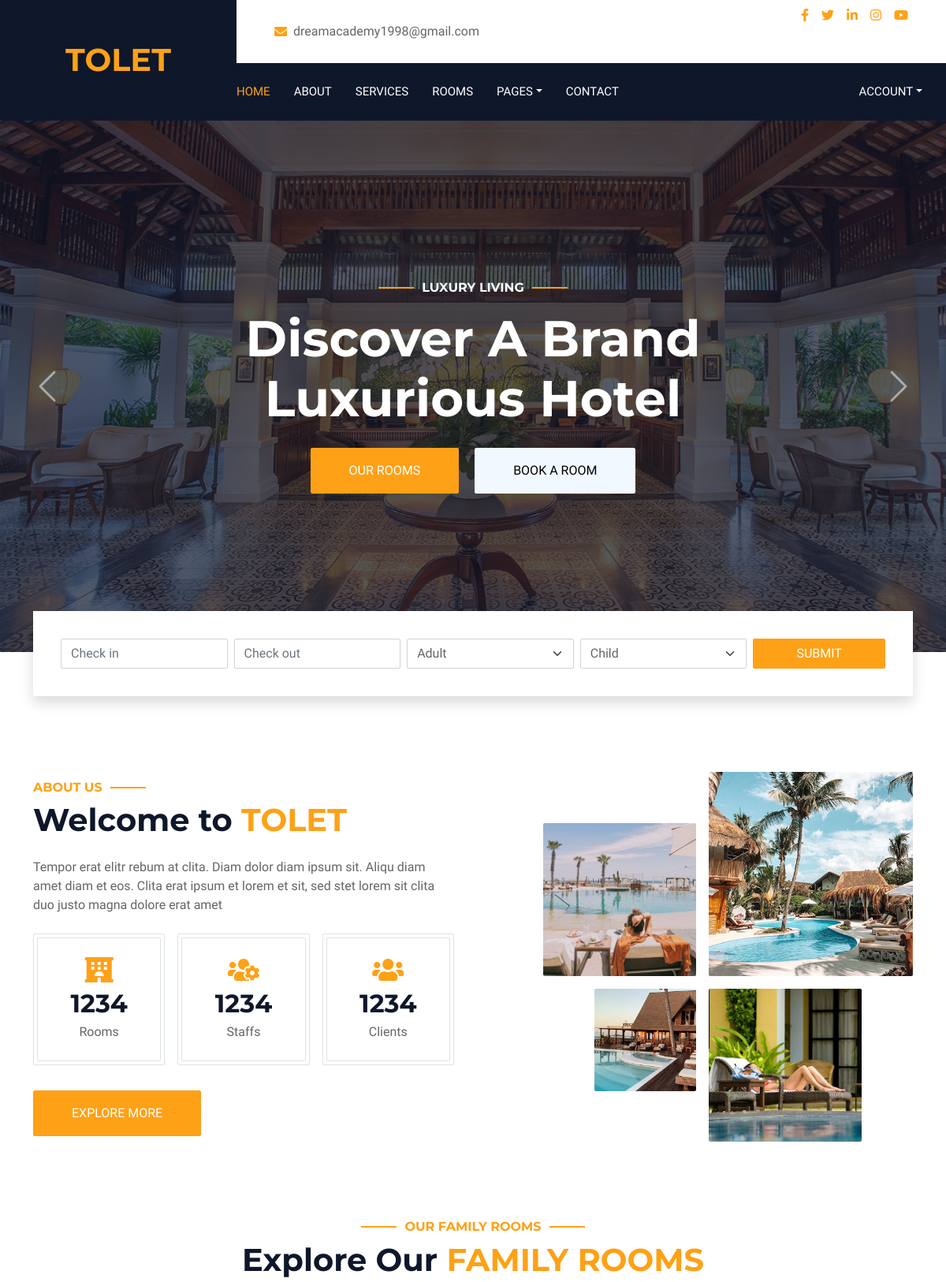
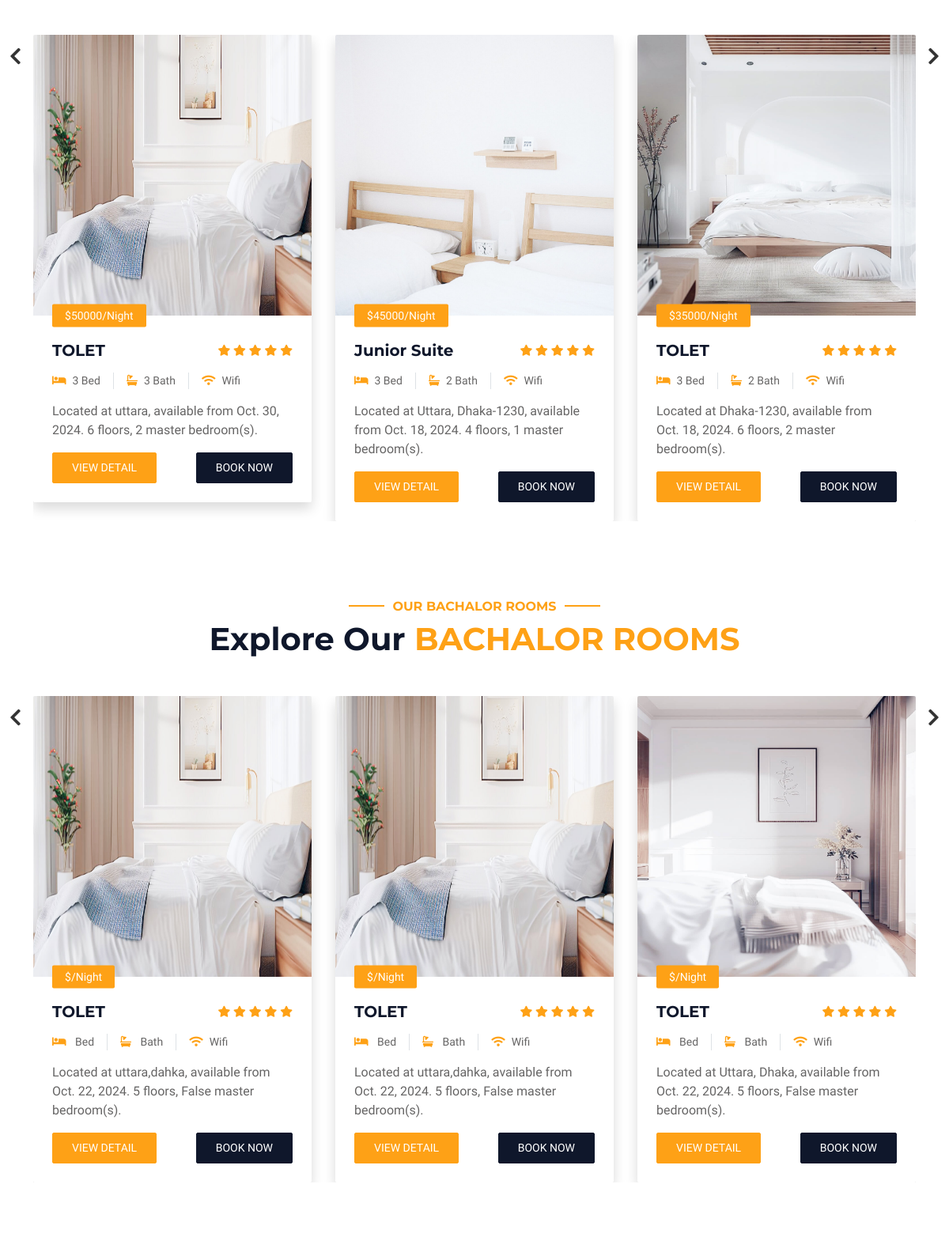
The page / (upper part) on the database its author committed (2 pictures, top to bottom).
### tolet/models.py (models this page shows, shortened)
class family_flat(models.Model):
    flat_owner=models.ForeignKey(User, on_delete=models.CASCADE)
    title=models.CharField(max_length=200,default="TOLET")
    images=models.ImageField(upload_to='images/', null=False, blank=False)
    number_of_floor=models.IntegerField()
    total_number_of_room=models.IntegerField()
    number_of_masterbed=models.IntegerField()
    number_of_washroom=models.IntegerField()
    drowing_room=models.BooleanField()
    dining_room=models.BooleanField()
    lift_facility=models.BooleanField()
    GAS_CHOICES = [
        ('Cylinder Gas', 'Cylinder Gas'),
        ('Line Gas', 'Line Gas')
    ]
    gas_system = models.CharField(
        max_length=20,  # The length of 'M', 'F', or 'O' is 1 character
        choices=GAS_CHOICES,  # Use the GENDER_CHOICES defined above
        null=False, blank=False
    )
    gas_electric_bill_attach_with_price=models.BooleanField()
    price=models.IntegerField()
    phone_number=models.CharField(max_length=200, null=False, blank=False)
    rent_date=models.DateField(default=timezone.now)
    address=models.CharField(max_length=200, null=False, blank=False)
    location = PlainLocationField(based_fields=['city'], zoom=7)

class bachalor_flat(models.Model):
    flat_owner=models.ForeignKey(User, on_delete=models.CASCADE)
    title=models.CharField(max_length=200,default="TOLET")
    images=models.ImageField(upload_to='images/', null=False, blank=False)
    GENDER_CHOICES = [
        ('MALE', 'Male'),
        ('FEMALE', 'Female'),
        ('OTHER', 'Other'),
    ]
    gender = models.CharField(
        max_length=20,  # The length of 'M', 'F', or 'O' is 1 character
        choices=GENDER_CHOICES,  # Use the GENDER_CHOICES defined above
        null=False, blank=False
    )
    number_of_floor=models.IntegerField()
    number_of_room=models.IntegerField()
    number_of_seat=models.IntegerField()
    number_of_masterbed=models.BooleanField()
    lift_facility=models.BooleanField()
    gas_electric_bill_attach_with_price=models.BooleanField()
    washroom_CHOICES = [
        ('ATTACH', 'Attach'),
        ('COMMON', 'Common'),
    ]
    washroom_type = models.CharField(
        max_length=10,  # The length of 'M', 'F', or 'O' is 1 character
        choices=washroom_CHOICES,  # Use the GENDER_CHOICES defined above
        null=False, blank=False
    )
    FOOD_CHOICES = [
        ('Meal', 'Meal'),
        ('Fixed Meal', 'Fixed Meal'),
        ('Other System', 'Ohter System')
    ]
    food_system = models.CharField(
        max_length=20,  # The length of 'M', 'F', or 'O' is 1 character
        choices=FOOD_CHOICES,  # Use the GENDER_CHOICES defined above
        null=False, blank=False
    )
    drowing_room=models.BooleanField()
    dining_room=models.BooleanField()
    price_per_room=models.IntegerField(null=True, blank=True)
    price_per_seat=models.IntegerField(null=True, blank=True)
    phone_number=models.CharField(max_length=200, null=False, blank=False)
    rent_date=models.DateField(default=timezone.now)
    address=models.CharField(max_length=200, null=False, blank=False)
    location = PlainLocationField(based_fields=['city'], zoom=7)

### tolet/views.py (the view)
# urls.py: path('', views.index, name='index'),
def index(request):
    if request.method == 'POST':
        form = SubscriberForm(request.POST)
        if form.is_valid():
            form.save()
            return render(request, 'index.html')  # Show a thank you page
    else:
        form = SubscriberForm()
    bachalor_posts = bachalor_flat.objects.all().order_by('-rent_date')
    posts=BlogPost.objects.all().order_by('-date_post')
    rooms=family_flat.objects.all().order_by('-rent_date')
    template=loader.get_template('index.html')
    context = {
        'posts':posts,
        'rooms':rooms,
        'b_room':bachalor_posts,
        'form': form,
    }
    return HttpResponse(template.render(context, request))

### tolet/templates/index.html (shortened to what this page needs)
<!DOCTYPE html>
<html>
  {% load static %}
  <head>
    <link href="https://cdnjs.cloudflare.com/ajax/libs/font-awesome/5.10.0/css/all.min.css" rel="stylesheet" />
    <link href="https://cdn.jsdelivr.net/npm/bootstrap-icons@1.4.1/font/bootstrap-icons.css" rel="stylesheet" />
    <link href="{% static 'lib/animate/animate.min.css" rel="stylesheet' %}" />
    <link href="{% static 'lib/owlcarousel/assets/owl.carousel.min.css' %}" rel="stylesheet" />
    <link href="{% static 'lib/tempusdominus/css/tempusdominus-bootstrap-4.min.css' %}" rel="stylesheet" />
    <link href="{% static 'css/bootstrap.min.css' %}" rel="stylesheet" />
    <link rel="stylesheet" href="https://cdnjs.cloudflare.com/ajax/libs/OwlCarousel2/2.3.4/assets/owl.carousel.min.css" />
    <link rel="stylesheet" href="https://cdnjs.cloudflare.com/ajax/libs/OwlCarousel2/2.3.4/assets/owl.theme.default.min.css" />
    <link href="{% static 'css/style.css' %}" rel="stylesheet" />
  </head>
  <body>
    {% load static %}
    <div class="container-xxl bg-white p-0">
      {% include 'header.html' %}
      <div class="container-fluid p-0 mb-5">
        <div id="header-carousel" class="carousel slide" data-bs-ride="carousel">
          <div class="carousel-inner">
            <div class="carousel-item active">
              <img class="w-100" src="{% static 'images/carousel-1.jpg' %}" alt="Image" />
              <div class="carousel-caption d-flex flex-column align-items-center justify-content-center">
                <div class="p-3" style="max-width: 700px;">
                  <h6 class="section-title text-white text-uppercase mb-3 animated slideInDown">Luxury Living</h6>
                  <h1 class="display-3 text-white mb-4 animated slideInDown">Discover A Brand Luxurious Hotel</h1>
                  <a href="" class="btn btn-primary py-md-3 px-md-5 me-3 animated slideInLeft">Our Rooms</a>
                  <a href="" class="btn btn-light py-md-3 px-md-5 animated slideInRight">Book A Room</a>
                </div>
              </div>
            </div>
          </div>
          <button class="carousel-control-prev" type="button" data-bs-target="#header-carousel" data-bs-slide="prev">
            <span class="carousel-control-prev-icon" aria-hidden="true"></span>
          </button>
          <button class="carousel-control-next" type="button" data-bs-target="#header-carousel" data-bs-slide="next">
            <span class="carousel-control-next-icon" aria-hidden="true"></span>
          </button>
        </div>
      </div>
      <div class="container-fluid booking pb-5 wow fadeIn" data-wow-delay="0.1s">
        <div class="container">
          <div class="bg-white shadow" style="padding: 35px;">
            <div class="row g-2">
              <div class="col-md-10">
                <div class="row g-2">
                  <div class="col-md-3">
                    <div class="date" id="date1" data-target-input="nearest">
                      <input type="text" class="form-control datetimepicker-input" placeholder="Check in" data-target="#date1" data-toggle="datetimepicker" />
                    </div>
                  </div>
                  <div class="col-md-3">
                    <div class="date" id="date2" data-target-input="nearest">
                      <input type="text" class="form-control datetimepicker-input" placeholder="Check out" data-target="#date2" data-toggle="datetimepicker" />
                    </div>
                  </div>
                  <div class="col-md-3">
                    <select class="form-select">
                      <option selected>Adult</option>
                    </select>
                  </div>
                  <div class="col-md-3">
                    <select class="form-select">
                      <option selected>Child</option>
                    </select>
                  </div>
                </div>
              </div>
              <div class="col-md-2">
                <button class="btn btn-primary w-100">Submit</button>
              </div>
            </div>
          </div>
        </div>
      </div>
      <div class="container-xxl py-5">
        <div class="container">
          <div class="row g-5 align-items-center">
            <div class="col-lg-6">
              <h6 class="section-title text-start text-primary text-uppercase">About Us</h6>
              <h1 class="mb-4">Welcome to <span class="text-primary text-uppercase">TOLET</span></h1>
              <p class="mb-4">Tempor erat elitr rebum at clita. Diam dolor diam ipsum sit. Aliqu diam amet diam et eos. Clita erat ipsum et lorem et sit, sed stet lorem sit clita duo justo magna dolore erat amet</p>
              <div class="row g-3 pb-4">
                <div class="col-sm-4 wow fadeIn" data-wow-delay="0.1s">
                  <div class="border rounded p-1">
                    <div class="border rounded text-center p-4">
                      <i class="fa fa-hotel fa-2x text-primary mb-2"></i>
                      <h2 class="mb-1" data-toggle="counter-up">1234</h2>
                      <p class="mb-0">Rooms</p>
                    </div>
                  </div>
                </div>
                <div class="col-sm-4 wow fadeIn" data-wow-delay="0.3s">
                  <div class="border rounded p-1">
                    <div class="border rounded text-center p-4">
                      <i class="fa fa-users-cog fa-2x text-primary mb-2"></i>
                      <h2 class="mb-1" data-toggle="counter-up">1234</h2>
                      <p class="mb-0">Staffs</p>
                    </div>
                  </div>
                </div>
                <div class="col-sm-4 wow fadeIn" data-wow-delay="0.5s">
                  <div class="border rounded p-1">
                    <div class="border rounded text-center p-4">
                      <i class="fa fa-users fa-2x text-primary mb-2"></i>
                      <h2 class="mb-1" data-toggle="counter-up">1234</h2>
                      <p class="mb-0">Clients</p>
                    </div>
                  </div>
                </div>
              </div>
              <a class="btn btn-primary py-3 px-5 mt-2" href="">Explore More</a>
            </div>
            <div class="col-lg-6">
              <div class="row g-3">
                <div class="col-6 text-end">
                  <img class="img-fluid rounded w-75 wow zoomIn" data-wow-delay="0.1s" src="{% static 'images/about-1.jpg' %}" style="margin-top: 25%;" />
                </div>
                <div class="col-6 text-start">
                  <img class="img-fluid rounded w-100 wow zoomIn" data-wow-delay="0.3s" src="{% static 'images/about-2.jpg' %}" />
                </div>
                <div class="col-6 text-end">
                  <img class="img-fluid rounded w-50 wow zoomIn" data-wow-delay="0.5s" src="{% static 'images/about-3.jpg' %}" />
                </div>
                <div class="col-6 text-start">
                  <img class="img-fluid rounded w-75 wow zoomIn" data-wow-delay="0.7s" src="{% static 'images/about-4.jpg' %}" />
                </div>
              </div>
            </div>
          </div>
        </div>
      </div>
      <div class="container-xxl py-5">
        <div class="container">
          <div class="text-center wow fadeInUp" data-wow-delay="0.1s">
            <h6 class="section-title text-center text-primary text-uppercase">Our Family Rooms</h6>
            <h1 class="mb-5">Explore Our <span class="text-primary text-uppercase">Family Rooms</span></h1>
          </div>
          <div class="owl-carousel room-carousel">
            {% for room in rooms %}
              <div class="room-item shadow rounded overflow-hidden">
                <div class="position-relative">
                  <img class="img-fluid" src="{{ room.images.url }}" style="height: 355px; width: 355px;" alt="Room Image" />
                  <small class="position-absolute start-0 top-100 translate-middle-y bg-primary text-white rounded py-1 px-3 ms-4">${{ room.price }}/Night</small>
                </div>
                <div class="p-4 mt-2">
                  <div class="d-flex justify-content-between mb-3">
                    <h5 class="mb-0">{{ room.title }}</h5>
                    <div class="ps-2">
                      <small class="fa fa-star text-primary"></small>
                      <small class="fa fa-star text-primary"></small>
                      <small class="fa fa-star text-primary"></small>
                      <small class="fa fa-star text-primary"></small>
                      <small class="fa fa-star text-primary"></small>
                    </div>
                  </div>
                  <div class="d-flex mb-3">
                    <small class="border-end me-3 pe-3"><i class="fa fa-bed text-primary me-2"></i>{{ room.total_number_of_room }} Bed</small>
                    <small class="border-end me-3 pe-3"><i class="fa fa-bath text-primary me-2"></i>{{ room.number_of_washroom }} Bath</small>
                    <small><i class="fa fa-wifi text-primary me-2"></i>Wifi</small>
                  </div>
                  <p class="text-body mb-3">Located at {{ room.address }}, available from {{ room.rent_date }}. {{ room.number_of_floor }} floors, {{ room.number_of_masterbed }} master bedroom(s).</p>
                  <div class="d-flex justify-content-between">
                    <a class="btn btn-sm btn-primary rounded py-2 px-4" href="{% url 'room_details' room.id %}">View Detail</a>
                    <a class="btn btn-sm btn-dark rounded py-2 px-4" href="{% url 'booking' %}">Book Now</a>
                  </div>
                </div>
              </div>
            {% endfor %}
          </div>
        </div>
      </div>
      <div class="container-xxl py-5">
        <div class="container">
          <div class="text-center wow fadeInUp" data-wow-delay="0.1s">
            <h6 class="section-title text-center text-primary text-uppercase">Our Bachalor Rooms</h6>
            <h1 class="mb-5">Explore Our <span class="text-primary text-uppercase">Bachalor Rooms</span></h1>
          </div>
          <div class="owl-carousel room-carousel">
            {% for room in b_room %}
              <div class="room-item shadow rounded overflow-hidden">
                <div class="position-relative">
                  <img class="img-fluid" src="{{ room.images.url }}" style="height: 355px; width: 355px;" alt="Room Image" />
                  <small class="position-absolute start-0 top-100 translate-middle-y bg-primary text-white rounded py-1 px-3 ms-4">${{ room.price }}/Night</small>
                </div>
                <div class="p-4 mt-2">
                  <div class="d-flex justify-content-between mb-3">
                    <h5 class="mb-0">{{ room.title }}</h5>
                    <div class="ps-2">
                      <small class="fa fa-star text-primary"></small>
                      <small class="fa fa-star text-primary"></small>
                      <small class="fa fa-star text-primary"></small>
                      <small class="fa fa-star text-primary"></small>
                      <small class="fa fa-star text-primary"></small>
                    </div>
                  </div>
                  <div class="d-flex mb-3">
                    <small class="border-end me-3 pe-3"><i class="fa fa-bed text-primary me-2"></i>{{ room.total_number_of_room }} Bed</small>
                    <small class="border-end me-3 pe-3"><i class="fa fa-bath text-primary me-2"></i>{{ room.number_of_washroom }} Bath</small>
                    <small><i class="fa fa-wifi text-primary me-2"></i>Wifi</small>
                  </div>
                  <p class="text-body mb-3">Located at {{ room.address }}, available from {{ room.rent_date }}. {{ room.number_of_floor }} floors, {{ room.number_of_masterbed }} master bedroom(s).</p>
                  <div class="d-flex justify-content-between">
                    <a class="btn btn-sm btn-primary rounded py-2 px-4" href="{% url 'room_details' room.id %}">View Detail</a>
                    <a class="btn btn-sm btn-dark rounded py-2 px-4" href="{% url 'booking' %}">Book Now</a>
                  </div>
                </div>
              </div>
            {% endfor %}
          </div>
        </div>
      </div>
      <div class="container-xxl py-5 px-0 wow zoomIn" data-wow-delay="0.1s">
      </div>
      {% include 'footer.html' %}
    </div>
  </body>
</html>

### rows shown on the page
family_flat: images (picture), price "50000", title "TOLET", total_number_of_room "3", number_of_washroom "3", address "uttara", rent_date "Oct. 30, 2024", number_of_floor "6", number_of_masterbed "2"
family_flat: images (picture), price "45000", title "Junior Suite", total_number_of_room "3", number_of_washroom "2", address "Uttara, Dhaka-1230", rent_date "Oct. 18, 2024", number_of_floor "4", number_of_masterbed "1"
family_flat: images (picture), price "35000", title "TOLET", total_number_of_room "3", number_of_washroom "2", address "Dhaka-1230", rent_date "Oct. 18, 2024", number_of_floor "6", number_of_masterbed "2"
bachalor_flat: images (picture), title "TOLET", address "uttara,dahka", rent_date "Oct. 22, 2024", number_of_floor "5", number_of_masterbed "False"
bachalor_flat: images (picture), title "TOLET", address "uttara,dahka", rent_date "Oct. 22, 2024", number_of_floor "5", number_of_masterbed "False"
bachalor_flat: images (picture), title "TOLET", address "Uttara, Dhaka", rent_date "Oct. 22, 2024", number_of_floor "5", number_of_masterbed "False"
